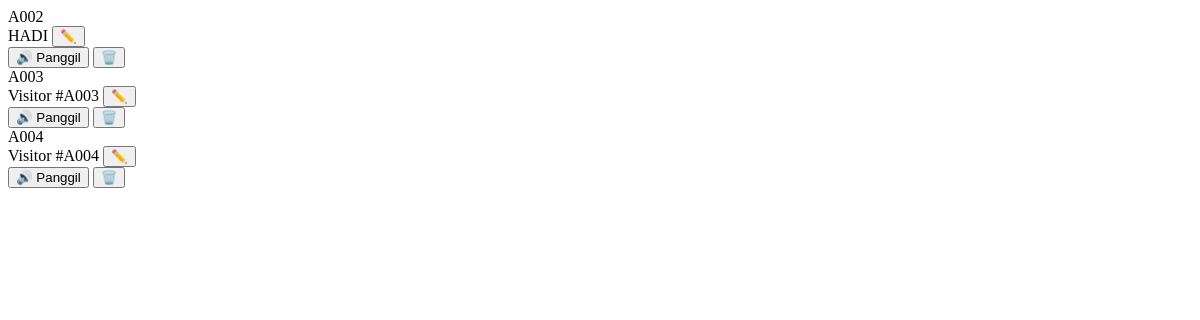
Page /q/sa/search/ on the earlier database version.
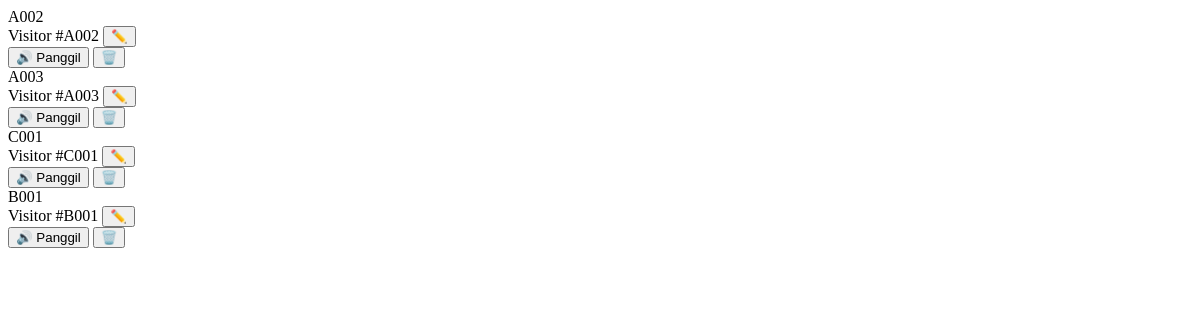
Same page on the later database version.
### queues/models.py (models this page shows, shortened)
class Visitor(models.Model):
    queue = models.ForeignKey(Queue, on_delete=models.CASCADE, related_name='visitors')
    name = models.CharField(max_length=100)
    number = models.IntegerField() # Nombor giliran (101, 102...)
    joined_at = models.DateTimeField(auto_now_add=True)
    served_at = models.DateTimeField(null=True, blank=True)
    STATUS_CHOICES = [
        ('WAITING', 'Waiting'),
        ('SERVING', 'Serving'),
        ('COMPLETED', 'Completed'),
    ]
    status = models.CharField(max_length=20, choices=STATUS_CHOICES, default='WAITING')
    is_returned = models.BooleanField(default=False)
    is_invited = models.BooleanField(default=False)
    SERVICE_CHOICES = [
        ('A', 'Pendaftaran'),
        ('B', 'Pembayaran'),
        ('C', 'Pertanyaan'),
    ]
    service_type = models.CharField(max_length=1, choices=SERVICE_CHOICES, default='A')
    @property
    def ticket_number(self):
        return f"{self.service_type}{self.number:03d}"

### queues/views.py (the view)
# urls.py: path('q/<slug:slug>/search/', views.search_visitors, name='search_visitors'),
def search_visitors(request, slug):
    query = request.GET.get('q')
    service_filter = request.GET.get('type') # <--- TAMBAH INI (Ambil parameter filter)
    queue = get_object_or_404(Queue, slug=slug)
    visitors = Visitor.objects.filter(queue=queue, status='WAITING').order_by('is_returned', 'id')
    if service_filter and service_filter != 'ALL':
        visitors = visitors.filter(service_type=service_filter)
    if query:
        clean_query = re.sub(r'\D', '', query)
        if clean_query:
            visitors = visitors.filter(number__icontains=clean_query)
        else:
            visitors = visitors.filter(name__icontains=query)
    return render(request, 'queues/partials/visitor_list.html', {
        'all_waiting_visitors': visitors
    })

### queues/templates/queues/partials/visitor_list.html (shortened to what this page needs)
<div class="visitor-grid-container">
    {% for visitor in all_waiting_visitors %}
        <div class="visitor-card fade-me-out">
            <div class="card-header">
                <span class="ticket-tag">{{ visitor.ticket_number }}</span>
            </div>
            <div class="visitor-name-box">
                {% include 'queues/partials/visitor_name_display.html' %}
            </div>
            <div class="card-actions">
                <button class="btn-card btn-card-call"
                        hx-get="{% url 'invite_specific_visitor' visitor.id %}"
                        hx-swap="none"
                        title="Panggil">
                    🔊 Panggil
                </button>
                <button class="btn-card btn-card-del"
                        hx-delete="{% url 'remove_specific_visitor' visitor.id %}"
                        hx-headers='{"X-CSRFToken": "{{ csrf_token }}"}'
                        hx-confirm="Padam {{ visitor.ticket_number }}?"
                        hx-target="closest .visitor-card"
                        hx-swap="outerHTML swap:0.5s"
                        title="Padam">
                    🗑️
                </button>
            </div>
        </div>
    {% empty %}
        <div style="grid-column: 1 / -1; text-align: center; padding: 40px; color: #9ca3af;">
            <div style="font-size: 3rem; margin-bottom: 10px; opacity: 0.5;">📭</div>
            <p>Tiada pelawat dijumpai.</p>
        </div>
    {% endfor %}
</div>

### queues/templates/queues/partials/visitor_name_display.html
<div hx-target="this" hx-swap="outerHTML" class="d-flex align-items-center gap-2">
    <span>{{ visitor.name }}</span>
    <button hx-get="{% url 'edit_visitor_name_form' visitor.id %}"
            class="btn btn-sm text-muted p-0 border-0"
            title="Edit Nama">
        ✏️
    </button>
</div>

Differences in the rows shown:
removed Visitor: ticket_number "A002", name "HADI"
removed Visitor: ticket_number "A004", name "Visitor #A004"
added Visitor: ticket_number "A002", name "Visitor #A002"
added Visitor: ticket_number "C001", name "Visitor #C001"
added Visitor: ticket_number "B001", name "Visitor #B001"
